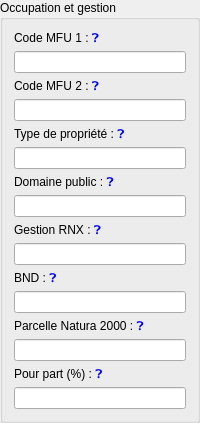
<widget class="QGroupBox" name="group_occupation_et_gestion"><property name="title"><string>Occupation et gestion</string></property><layout class="QVBoxLayout" name="group_occupation_et_gestion_layout"><item>
                      <widget class="QLabel" name="lbl_txtParc_code_mfu1">
                        <property name="text"><string>Code MFU 1 : &lt;a href="?" style="text-decoration:none;"&gt;❓&lt;/a&gt;</string></property>
                      <property name="textFormat"><enum>Qt::RichText</enum></property><property name="textInteractionFlags"><set>Qt::LinksAccessibleByMouse</set></property></widget>
                    </item>
                    <item>
                      <widget class="QLineEdit" name="txtParc_code_mfu1">
                        <property name="readOnly"><bool>true</bool></property>
                      </widget>
                    </item>
                    <item>
                      <widget class="QLabel" name="lbl_txtParc_code_mfu2">
                        <property name="text"><string>Code MFU 2 : &lt;a href="?" style="text-decoration:none;"&gt;❓&lt;/a&gt;</string></property>
                      <property name="textFormat"><enum>Qt::RichText</enum></property><property name="textInteractionFlags"><set>Qt::LinksAccessibleByMouse</set></property></widget>
                    </item>
                    <item>
                      <widget class="QLineEdit" name="txtParc_code_mfu2">
                        <property name="readOnly"><bool>true</bool></property>
                      </widget>
                    </item>
                    <item>
                      <widget class="QLabel" name="lbl_txtParc_type_prop">
                        <property name="text"><string>Type de propriété : &lt;a href="?" style="text-decoration:none;"&gt;❓&lt;/a&gt;</string></property>
                      <property name="textFormat"><enum>Qt::RichText</enum></property><property name="textInteractionFlags"><set>Qt::LinksAccessibleByMouse</set></property></widget>
                    </item>
                    <item>
                      <widget class="QLineEdit" name="txtParc_type_prop">
                        <property name="readOnly"><bool>true</bool></property>
                      </widget>
                    </item>
                    <item>
                      <widget class="QLabel" name="lbl_txtParc_domaine_public">
                        <property name="text"><string>Domaine public : &lt;a href="?" style="text-decoration:none;"&gt;❓&lt;/a&gt;</string></property>
                      <property name="textFormat"><enum>Qt::RichText</enum></property><property name="textInteractionFlags"><set>Qt::LinksAccessibleByMouse</set></property></widget>
                    </item>
                    <item>
                      <widget class="QLineEdit" name="txtParc_domaine_public">
                        <property name="readOnly"><bool>true</bool></property>
                      </widget>
                    </item>
                    <item>
                      <widget class="QLabel" name="lbl_txtParc_parc_gestion_rnx">
                        <property name="text"><string>Gestion RNX : &lt;a href="?" style="text-decoration:none;"&gt;❓&lt;/a&gt;</string></property>
                      <property name="textFormat"><enum>Qt::RichText</enum></property><property name="textInteractionFlags"><set>Qt::LinksAccessibleByMouse</set></property></widget>
                    </item>
                    <item>
                      <widget class="QLineEdit" name="txtParc_parc_gestion_rnx">
                        <property name="readOnly"><bool>true</bool></property>
                      </widget>
                    </item>
                    <item>
                      <widget class="QLabel" name="lbl_txtParc_bnd">
                        <property name="text"><string>BND : &lt;a href="?" style="text-decoration:none;"&gt;❓&lt;/a&gt;</string></property>
                      <property name="textFormat"><enum>Qt::RichText</enum></property><property name="textInteractionFlags"><set>Qt::LinksAccessibleByMouse</set></property></widget>
                    </item>
                    <item>
                      <widget class="QLineEdit" name="txtParc_bnd">
                        <property name="readOnly"><bool>true</bool></property>
                      </widget>
                    </item>
                    <item>
                      <widget class="QLabel" name="lbl_txtParc_parc_N2000">
                        <property name="text"><string>Parcelle Natura 2000 : &lt;a href="?" style="text-decoration:none;"&gt;❓&lt;/a&gt;</string></property>
                      <property name="textFormat"><enum>Qt::RichText</enum></property><property name="textInteractionFlags"><set>Qt::LinksAccessibleByMouse</set></property></widget>
                    </item>
                    <item>
                      <widget class="QLineEdit" name="txtParc_parc_N2000">
                        <property name="readOnly"><bool>true</bool></property>
                      </widget>
                    </item>
                  <item>
                      <widget class="QLabel" name="lbl_txtParc_pour_part">
                        <property name="text"><string>Pour part (%) : &lt;a href="?" style="text-decoration:none;"&gt;❓&lt;/a&gt;</string></property>
                      <property name="textFormat"><enum>Qt::RichText</enum></property><property name="textInteractionFlags"><set>Qt::LinksAccessibleByMouse</set></property></widget>
                    </item>
                    <item>
                      <widget class="QLineEdit" name="txtParc_pour_part">
                        <property name="readOnly"><bool>true</bool></property>
                      </widget>
                    </item>
                    </layout></widget>
